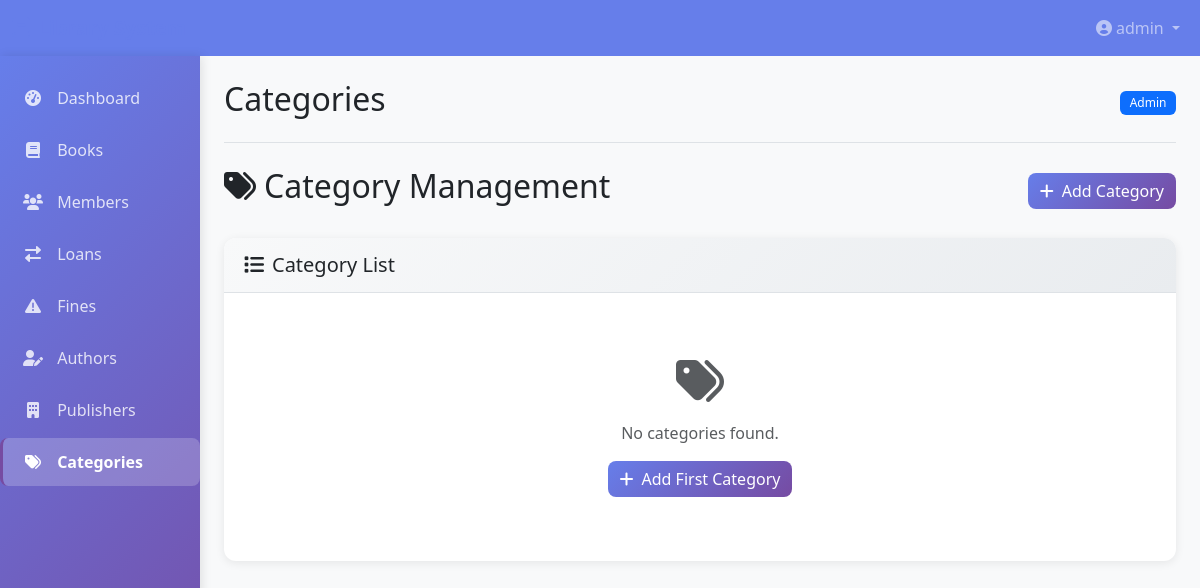
The app's page /categories (signed in), older data.
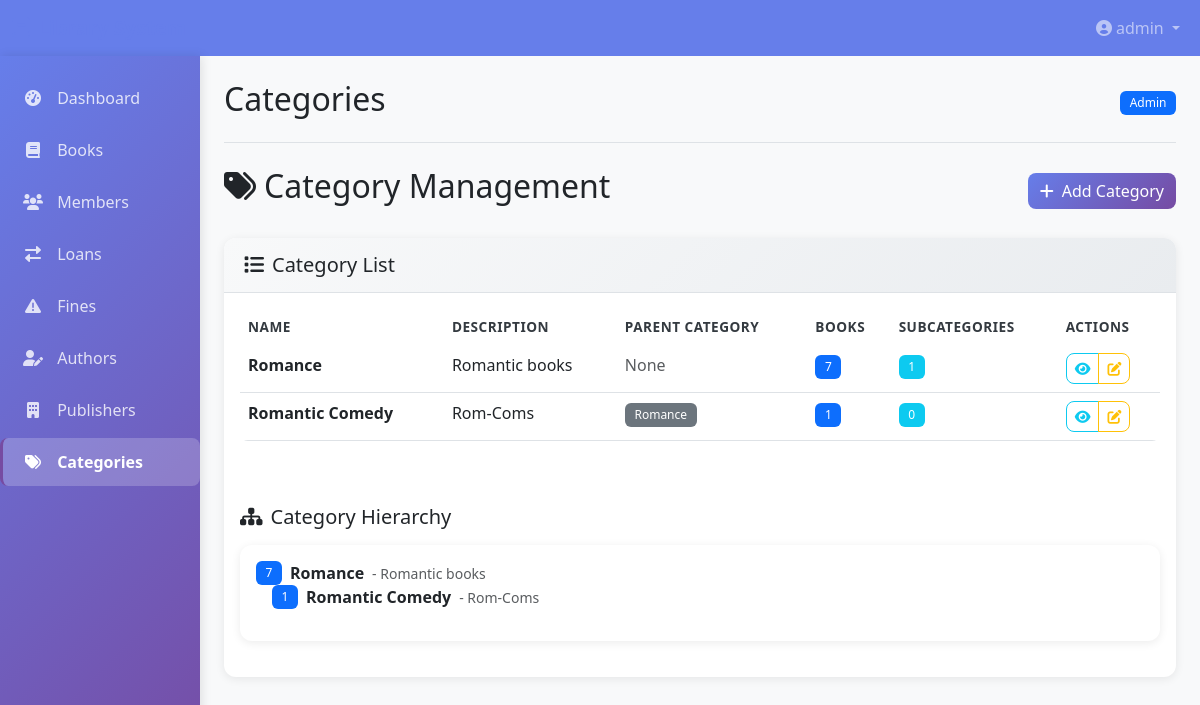
The same page, newer data.
### app.py (models this page shows)
class Category(db.Model):
    id = db.Column(db.Integer, primary_key=True)
    name = db.Column(db.String(100), nullable=False)
    description = db.Column(db.Text)
    parent_id = db.Column(db.Integer, db.ForeignKey('category.id'))
    created_at = db.Column(db.DateTime, default=datetime.utcnow)
    parent = db.relationship('Category', remote_side=[id], backref='subcategories')
    books = db.relationship('Book', backref='category', lazy=True)

### app.py (the view)
@app.route('/categories')
@login_required
def categories():
    if current_user.role not in ['admin', 'librarian']:
        flash('Access denied', 'error')
        return redirect(url_for('dashboard'))
    categories = Category.query.all()
    form = CategoryForm()
    form.parent_id.choices = [('', 'No Parent')] + [(c.id, c.name) for c in categories]
    return render_template('categories.html', title='Categories', categories=categories, form=form)

### app.py (called while the page is built)
@login_manager.user_loader
def load_user(user_id):
    return User.query.get(int(user_id))

### templates/categories.html (shortened to what the changed rows need)
{% extends "base.html" %}
{% block content %}
<div class="d-flex justify-content-between align-items-center mb-4">
    <h2><i class="fas fa-tags me-2"></i>Category Management</h2>
</div>
<div class="card">
    <div class="card-body">
        {% if categories %}
        <div class="table-responsive">
            <table class="table table-hover">
                <thead>
                    <tr>
                        <th>Name</th>
                        <th>Description</th>
                        <th>Parent Category</th>
                        <th>Books</th>
                        <th>Subcategories</th>
                        <th>Actions</th>
                    </tr>
                </thead>
                <tbody>
                    {% for category in categories %}
                    <tr>
                        <td>
                            <div class="fw-bold">{{ category.name }}</div>
                        </td>
                        <td>
                            {% if category.description %}
                            <span class="d-inline-block text-truncate" style="max-width: 200px;">
                                {{ category.description }}
                            </span>
                            {% else %}
                            <span class="text-muted">No description</span>
                            {% endif %}
                        </td>
                        <td>
                            {% if category.parent %}
                            <span class="badge bg-secondary">{{ category.parent.name }}</span>
                            {% else %}
                            <span class="text-muted">None</span>
                            {% endif %}
                        </td>
                        <td>
                            <span class="badge bg-primary">{{ category.books|length }}</span>
                        </td>
                        <td>
                            <span class="badge bg-info">{{ category.subcategories|length }}</span>
                        </td>
                        <td>
                            <div class="btn-group">
                                <button class="btn btn-sm btn-outline-info view-category-btn"
                                        data-category-id="{{ category.id }}"
                                        data-category-name="{{ category.name }}"
                                        data-category-description="{{ category.description or 'No description' }}"
                                        data-category-parent="{{ category.parent.name if category.parent else 'None' }}"
                                        data-category-books-count="{{ category.books|length }}"
                                        data-category-subcategories-count="{{ category.subcategories|length }}"
                                        title="View Details">
                                    <i class="fas fa-eye"></i>
                                </button>
                                {% if current_user.role in ['admin', 'librarian'] %}
                                <button class="btn btn-sm btn-outline-warning edit-category-btn"
                                        data-category-id="{{ category.id }}"
                                        data-category-name="{{ category.name }}"
                                        data-category-description="{{ category.description or '' }}"
                                        data-category-parent-id="{{ category.parent_id or '' }}"
                                        title="Edit Category">
                                    <i class="fas fa-edit"></i>
                                </button>
                                {% endif %}
                            </div>
                        </td>
                    </tr>
                    {% endfor %}
                </tbody>
            </table>
        </div>
        <div class="mt-5">
            <h5 class="mb-3"><i class="fas fa-sitemap me-2"></i>Category Hierarchy</h5>
            <div class="card">
                <div class="card-body">
                    {% macro render_category_tree(categories, level=0) %}
                        <ul class="list-unstyled {% if level == 0 %}ps-0{% else %}ps-3{% endif %}">
                            {% for category in categories %}
                                <li class="mb-2">
                                    <div class="d-flex align-items-center">
                                        <span class="badge bg-primary me-2">{{ category.books|length }}</span>
                                        <strong>{{ category.name }}</strong>
                                        {% if category.description %}
                                        <small class="text-muted ms-2">- {{ category.description }}</small>
                                        {% endif %}
                                    </div>
                                    {% if category.subcategories %}
                                        {{ render_category_tree(category.subcategories, level + 1) }}
                                    {% endif %}
                                </li>
                            {% endfor %}
                        </ul>
                    {% endmacro %}
                    {% set root_categories = categories|selectattr('parent_id', 'none')|list %}
                    {{ render_category_tree(root_categories) }}
                </div>
            </div>
        </div>
        {% else %}
        <div class="text-center py-5">
            <i class="fas fa-tags fa-3x text-muted mb-3"></i>
            <p class="text-muted">No categories found.</p>
            {% if current_user.role in ['admin', 'librarian'] %}
            <button class="btn btn-primary" data-bs-toggle="modal" data-bs-target="#addCategoryModal">
                <i class="fas fa-plus me-2"></i>Add First Category
            </button>
            {% endif %}
        </div>
        {% endif %}
    </div>
</div>
{% endblock %}

Row changes from the older to the newer data that the page shows:
added Category: name "Romance", description "Romantic books", shows "None", books|length "7", subcategories|length "1"
added Category: name "Romantic Comedy", description "Rom-Coms", parent.name "Romance", books|length "1", subcategories|length "0"
Text that changed along with them:
text no longer shown: "No categories found. Add First Category"
text now shown: "NAME DESCRIPTION PARENT CATEGORY BOOKS SUBCATEGORIES ACTIONS Category Hierarchy"
